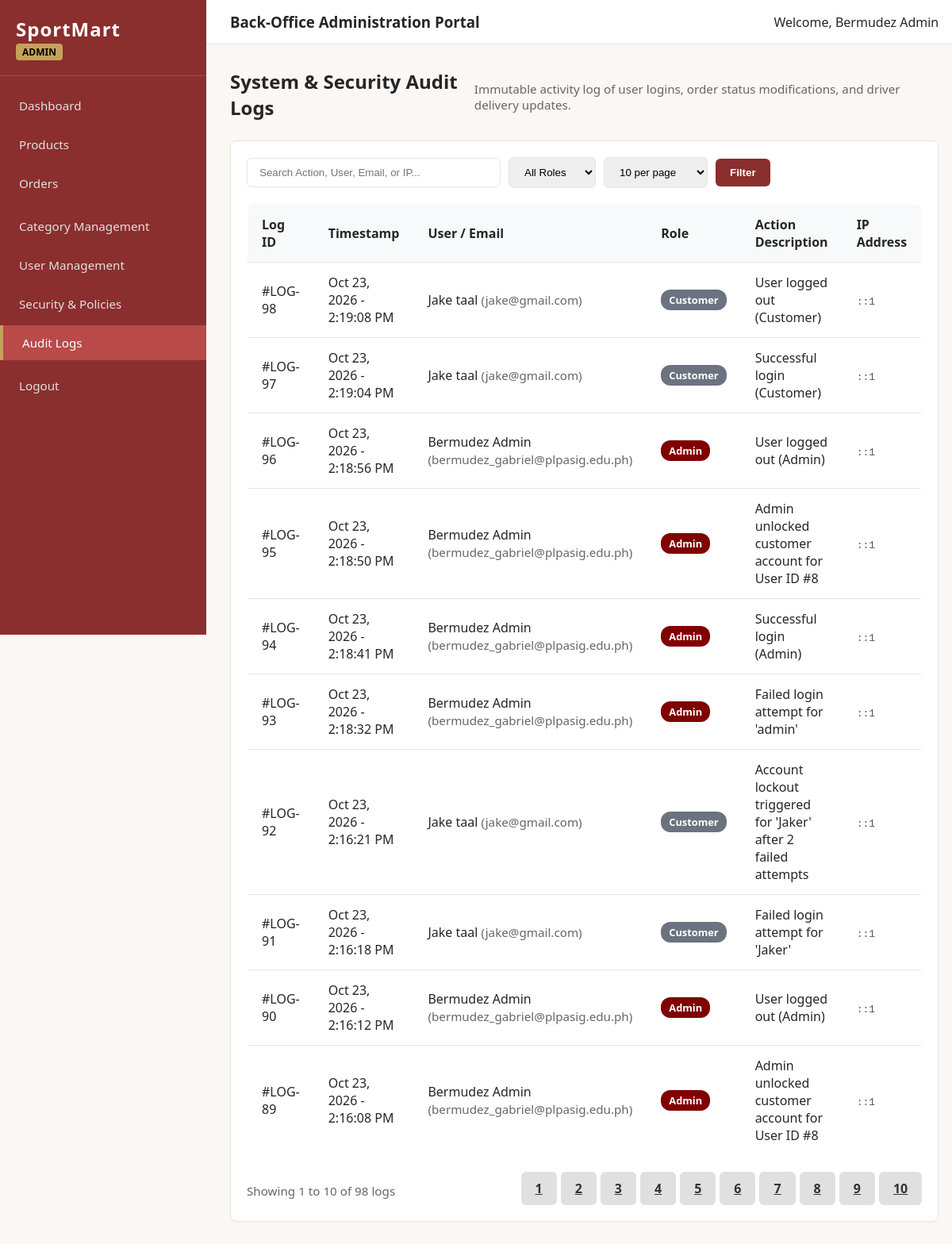
The app's page /admin/audit-logs.php (signed in) with its own data.
### tables this page shows
CREATE TABLE `audit_logs` (
  `audit_log_id` int(10) UNSIGNED NOT NULL,
  `user_id` int(10) UNSIGNED DEFAULT NULL,
  `action_description` varchar(500) NOT NULL,
  `ip_address` varchar(45) DEFAULT NULL,
  `created_at` timestamp NOT NULL DEFAULT current_timestamp()
);

CREATE TABLE `users` (
  `user_id` int(10) UNSIGNED NOT NULL,
  `username` varchar(50) DEFAULT NULL,
  `full_name` varchar(150) NOT NULL,
  `email` varchar(255) NOT NULL,
  `password_hash` varchar(255) NOT NULL,
  `role` enum('Customer','Admin','Staff','Driver') NOT NULL DEFAULT 'Customer',
  `phone` varchar(30) DEFAULT NULL,
  `physical_address` varchar(255) DEFAULT NULL,
  `account_status` enum('Active','Suspended','Inactive','Locked') NOT NULL DEFAULT 'Active',
  `login_attempts` int(11) DEFAULT 0,
  `created_at` timestamp NOT NULL DEFAULT current_timestamp(),
  `last_login` timestamp NULL DEFAULT NULL,
  `status` varchar(50) NOT NULL DEFAULT 'Active',
  `failed_attempts` int(11) NOT NULL DEFAULT 0
);

### admin/audit-logs.php (the view, shortened to what this page needs)
<?php
require_once __DIR__ . '/../includes/db.php';
$currentScript = htmlspecialchars($_SERVER['PHP_SELF']);
$perPage = isset($_GET['per_page']) && in_array((int)$_GET['per_page'], [10, 25, 50, 100], true) ? (int)$_GET['per_page'] : 10;
$currentPage = isset($_GET['p']) && (int)$_GET['p'] > 0 ? (int)$_GET['p'] : 1;
$search = trim($_GET['search'] ?? '');
$params = [];
$whereSql = '';
$countQuery = "SELECT COUNT(*) FROM audit_logs al LEFT JOIN users u ON al.user_id = u.user_id" . $whereSql;
$countStmt = $pdo->prepare($countQuery);
$countStmt->execute($params);
$totalLogs = (int)$countStmt->fetchColumn();
$totalPages = max(1, (int)ceil($totalLogs / $perPage));
$offset = ($currentPage - 1) * $perPage;
$query = "SELECT
            al.audit_log_id,
            al.action_description,
            al.ip_address,
            al.created_at,
            COALESCE(u.full_name, 'System / Guest') AS user_name,
            u.email,
            COALESCE(u.role, 'System') AS user_role
          FROM audit_logs al
          LEFT JOIN users u ON al.user_id = u.user_id
          {$whereSql}
          ORDER BY al.audit_log_id DESC
          LIMIT {$perPage} OFFSET {$offset}";
$stmt = $pdo->prepare($query);
$stmt->execute($params);
$logs = $stmt->fetchAll();
include __DIR__ . '/includes/admin_header.php';
?>
<div class="page-header" style="margin-bottom: 25px;">
    <h2>System & Security Audit Logs</h2>
    <p class="text-muted-sm">Immutable activity log of user logins, order status modifications, and driver delivery updates.</p>
</div>
<div class="admin-card">
    <form action="<?php echo $currentScript; ?>" method="GET" class="card-header-flex mb-20">
        <div style="display: flex; gap: 10px; flex-wrap: wrap; align-items: center; width: 100%;">
            <input
                type="text"
                name="search"
                class="table-search-lg"
                placeholder="Search Action, User, Email, or IP..."
                value="<?php echo htmlspecialchars($search); ?>"
            >
            <select name="role" class="table-filter-lg" onchange="this.form.submit()">
                <option value="">All Roles</option>
            </select>
            <select name="per_page" class="table-filter-lg" onchange="this.form.submit()">
                <option value="10" <?php echo $perPage === 10 ? 'selected' : ''; ?>>10 per page</option>
            </select>
            <button type="submit" class="btn-primary">Filter</button>
        </div>
    </form>
    <table class="admin-table">
        <thead>
            <tr>
                <th>Log ID</th>
                <th>Timestamp</th>
                <th>User / Email</th>
                <th>Role</th>
                <th>Action Description</th>
                <th>IP Address</th>
            </tr>
        </thead>
        <tbody>
            <?php if (!empty($logs)): ?>
                <?php foreach ($logs as $log): ?>
                    <?php
                        $formattedDate = date('M j, Y - g:i:s A', strtotime($log['created_at']));
                        $roleClass = strtolower($log['user_role']);
                        $displayUser = htmlspecialchars($log['user_name']);
                        if (!empty($log['email'])) {
                            $displayUser .= ' <span class="text-muted-sm">(' . htmlspecialchars($log['email']) . ')</span>';
                        }
                    ?>
                    <tr>
                        <td>#LOG-<?php echo $log['audit_log_id']; ?></td>
                        <td><?php echo $formattedDate; ?></td>
                        <td><?php echo $displayUser; ?></td>
                        <td>
                            <span class="badge badge-<?php echo $roleClass; ?>">
                                <?php echo htmlspecialchars($log['user_role']); ?>
                            </span>
                        </td>
                        <td><?php echo htmlspecialchars($log['action_description']); ?></td>
                        <td><code style="font-family: monospace; color: #555;"><?php echo htmlspecialchars($log['ip_address']); ?></code></td>
                    </tr>
                <?php endforeach; ?>
            <?php else: ?>
                <tr>
                    <td colspan="6" class="table-empty-notice">No activity logs recorded matching criteria.</td>
                </tr>
            <?php endif; ?>
        </tbody>
    </table>
    <?php if ($totalPages > 1 || $totalLogs > 0): ?>
        <div style="display: flex; justify-content: space-between; align-items: center; margin-top: 20px; flex-wrap: wrap; gap: 10px;">
            <span class="text-muted-sm">Showing <?php echo $totalLogs > 0 ? $offset + 1 : 0; ?> to <?php echo min($offset + $perPage, $totalLogs); ?> of <?php echo $totalLogs; ?> logs</span>
            <?php if ($totalPages > 1): ?>
                <div style="display: flex; gap: 5px;">
                    <?php for ($i = 1; $i <= $totalPages; $i++): ?>
                        <?php
                            $queryParams = $_GET;
                            $queryParams['p'] = $i;
                            $pageUrl = $currentScript . '?' . http_build_query($queryParams);
                        ?>
                        <a href="<?php echo $pageUrl; ?>" class="btn-secondary" style="<?php echo $i === $currentPage ? 'background-color: var(--primary-dark-red, #800000); color: #fff;' : ''; ?>">
                            <?php echo $i; ?>
                        </a>
                    <?php endfor; ?>
                </div>
            <?php endif; ?>
        </div>
    <?php endif; ?>
</div>
<?php echo '</main></div></div></body></html>'; ?>

### assets/css/admin.css (style rules this page uses)
:root { --primary-dark-red: #8B2E2E; --secondary-red: #B84A4A; --accent-gold: #C5A15A; --bg-warm-white: #FAF7F5; --bg-card: #FFFFFF; --text-dark: #262626; --border-color: #E5E5E5; --sidebar-width: 260px; }
* { box-sizing: border-box; margin: 0; padding: 0; }
.page-header { display: flex; justify-content: space-between; align-items: center; margin-bottom: 25px; }
.admin-card { background-color: var(--bg-card); padding: 20px; border-radius: 8px; border: 1px solid var(--border-color); box-shadow: 0 2px 4px rgba(0, 0, 0, 0.02); }
.admin-table { width: 100%; border-collapse: collapse; background-color: var(--bg-card); border-radius: 8px; overflow: hidden; border: 1px solid var(--border-color); }
.admin-table th, .admin-table td { padding: 14px 18px; text-align: left; border-bottom: 1px solid var(--border-color); }
.admin-table th { background-color: #F8F9FA; font-weight: 600; }
.badge { padding: 4px 10px; border-radius: 12px; font-size: 0.8rem; font-weight: bold; display: inline-block; }
.btn-primary { background-color: var(--primary-dark-red); color: #fff; padding: 10px 18px; text-decoration: none; border-radius: 6px; font-weight: 600; border: none; cursor: pointer; }
.btn-secondary { background-color: #E0E0E0; color: #333; padding: 10px 18px; border-radius: 6px; font-weight: 600; border: none; cursor: pointer; }
.text-muted-sm { color: #666; font-size: 0.95rem; margin-top: 5px; }
.card-header-flex { display: flex; justify-content: space-between; align-items: center; margin-bottom: 15px; }
.mb-20 { margin-bottom: 20px; }
.table-search-lg { padding: 10px 15px; border: 1px solid var(--border-color); border-radius: 6px; width: 320px; }
.table-filter-lg { padding: 10px 15px; border: 1px solid var(--border-color); border-radius: 6px; }
.badge-admin { background-color: #800000; color: #ffffff; }
.badge-customer { background-color: #6b7280; color: #ffffff; }

### records on screen
audit_logs: audit_log_id "98", created_at "Oct 23, 2026 - 2:19:08 PM", displayUser "Jake taal", user.email "jake@gmail.com", user_role "Customer", action_description "User logged out (Customer)", ip_address "::1"
audit_logs: audit_log_id "97", created_at "Oct 23, 2026 - 2:19:04 PM", displayUser "Jake taal", user.email "jake@gmail.com", user_role "Customer", action_description "Successful login (Customer)", ip_address "::1"
audit_logs: audit_log_id "96", created_at "Oct 23, 2026 - 2:18:56 PM", displayUser "Bermudez Admin", user.email "bermudez_gabriel@plpasig.edu.ph", user_role "Admin", action_description "User logged out (Admin)", ip_address "::1"
audit_logs: audit_log_id "95", created_at "Oct 23, 2026 - 2:18:50 PM", displayUser "Bermudez Admin", user.email "bermudez_gabriel@plpasig.edu.ph", user_role "Admin", action_description "Admin unlocked customer account for User ID #8", ip_address "::1"
audit_logs: audit_log_id "94", created_at "Oct 23, 2026 - 2:18:41 PM", displayUser "Bermudez Admin", user.email "bermudez_gabriel@plpasig.edu.ph", user_role "Admin", action_description "Successful login (Admin)", ip_address "::1"
audit_logs: audit_log_id "93", created_at "Oct 23, 2026 - 2:18:32 PM", displayUser "Bermudez Admin", user.email "bermudez_gabriel@plpasig.edu.ph", user_role "Admin", action_description "Failed login attempt for 'admin'", ip_address "::1"
audit_logs: audit_log_id "92", created_at "Oct 23, 2026 - 2:16:21 PM", displayUser "Jake taal", user.email "jake@gmail.com", user_role "Customer", action_description "Account lockout triggered for 'Jaker' after 2 failed attempts", ip_address "::1"
audit_logs: audit_log_id "91", created_at "Oct 23, 2026 - 2:16:18 PM", displayUser "Jake taal", user.email "jake@gmail.com", user_role "Customer", action_description "Failed login attempt for 'Jaker'", ip_address "::1"
audit_logs: audit_log_id "90", created_at "Oct 23, 2026 - 2:16:12 PM", displayUser "Bermudez Admin", user.email "bermudez_gabriel@plpasig.edu.ph", user_role "Admin", action_description "User logged out (Admin)", ip_address "::1"
audit_logs: audit_log_id "89", created_at "Oct 23, 2026 - 2:16:08 PM", displayUser "Bermudez Admin", user.email "bermudez_gabriel@plpasig.edu.ph", user_role "Admin", action_description "Admin unlocked customer account for User ID #8", ip_address "::1"

### other values on screen
$userRole "ADMIN"
$userName "Bermudez Admin"
$offset + 1 "1"
min($offset + $perPage, $totalLogs) "10"
$totalLogs "98"
